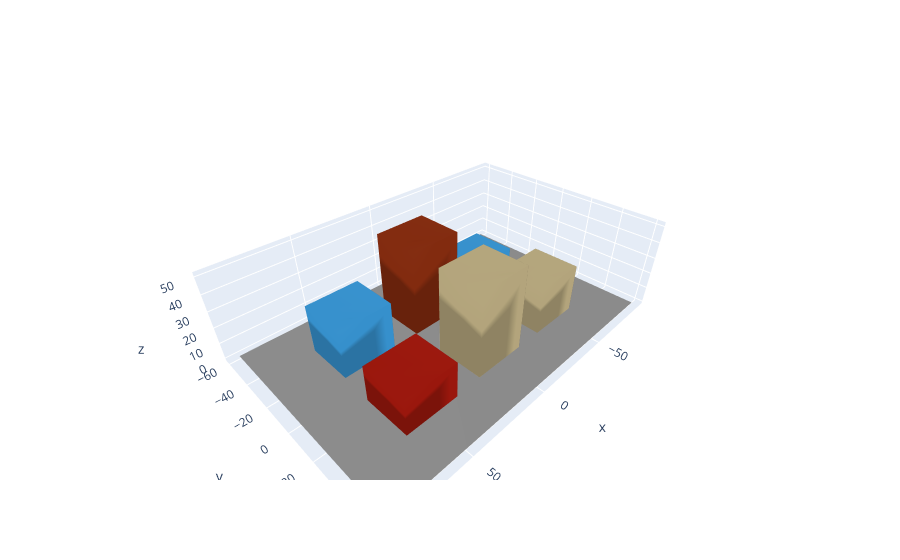

Notebook cell for this chart:
### Code cell
set_defaults(
    "plotly"
)  # Our scene is simple, and Plotly is the best backend for online interactive plots :-)

use_box = False  # Set this to 'True' to work on an even simpler scene

if use_box:
    mesh = TriangleMesh.box(length=10.0, width=4.0, height=3.0)
    base_scene = TriangleScene(mesh=mesh)
else:
    file = get_sionna_scene("simple_street_canyon")
    base_scene = TriangleScene.load_xml(file)

base_scene = base_scene.set_assume_quads(True)
# Set the above to 'True' of you want to sample quadrilaterals instead of triangles
base_scene.plot()
